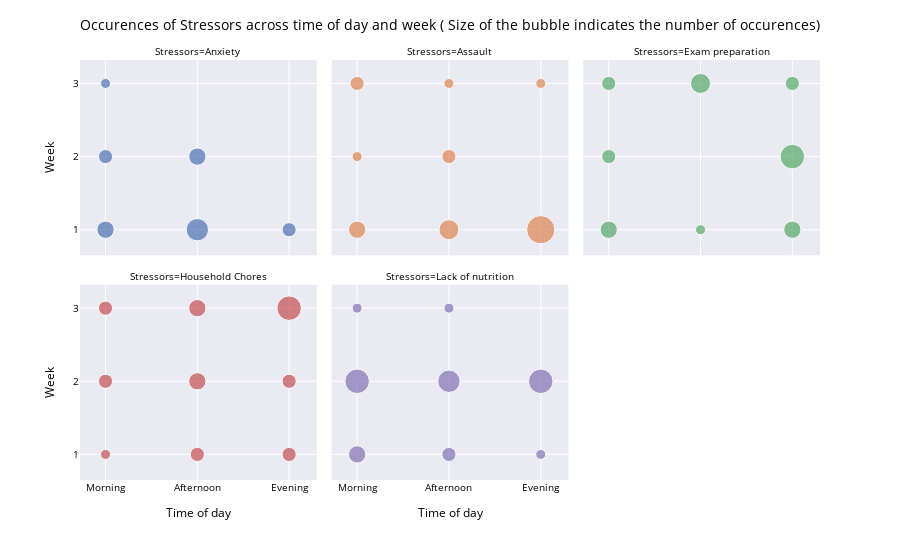

Notebook code for this chart:
### Code cell
import plotly
import pandas as pd
df=pd.read_csv("Stressors_weekdays_timeofday.csv")
cats = [ 'Mon', 'Tue', 'Wed', 'Thu', 'Fri', 'Sat', 'Sun']
df=df.groupby(['Week','Time of day','Stressors'], as_index=False)['Frequency'].sum()
# df['Day'] = pd.Categorical(df['Day'], categories=cats, ordered=True)
# df = df.sort_values('Day')
fig12 = px.scatter(df, x="Time of day", y="Week",  color="Stressors", facet_col="Stressors",template="seaborn",               
               size="Frequency",facet_col_wrap=3,
              
               category_orders={"Location": ["Home", "Work","On the road","Others"],
                               "Time of day": ["Morning", "Afternoon","Evening"],                              
                               "Day":  [ 'Mon', 'Tue', 'Wed', 'Thu', 'Fri', 'Sat', 'Sun']})
fig12.update_layout(
    autosize=True,showlegend=False, 
    font=dict(
        
        size=10,
        color="Black"
    ),
    title="Occurences of Stressors across time of day and week ( Size of the bubble indicates the number of occurences)")
fig12.update_yaxes(type='category')
fig12.show()

### Figure 1 — Plotly figure (JSON) as saved in the notebook; plotly's stock layout.template omitted (floating-point values rounded to 4 significant figures)
{"data": [{"hovertemplate": "Stressors=Anxiety<br>Time of day=%{x}<br>Week=%{y}<br>Frequency=%{marker.size}<extra></extra>", "legendgroup": "Anxiety", "marker": {"color": "rgb(76,114,176)", "size": [5, 2, 3, 3, 2, 1], "sizemode": "area", "sizeref": 0.02, "symbol": "circle"}, "mode": "markers", "name": "Anxiety", "orientation": "v", "showlegend": true, "type": "scatter", "x": ["Afternoon", "Evening", "Morning", "Afternoon", "Morning", "Morning"], "xaxis": "x4", "y": [1, 1, 1, 2, 2, 3], "yaxis": "y4"}, {"hovertemplate": "Stressors=Assault<br>Time of day=%{x}<br>Week=%{y}<br>Frequency=%{marker.size}<extra></extra>", "legendgroup": "Assault", "marker": {"color": "rgb(221,132,82)", "size": [4, 8, 3, 2, 1, 1, 1, 2], "sizemode": "area", "sizeref": 0.02, "symbol": "circle"}, "mode": "markers", "name": "Assault", "orientation": "v", "showlegend": true, "type": "scatter", "x": ["Afternoon", "Evening", "Morning", "Afternoon", "Morning", "Afternoon", "Evening", "Morning"], "xaxis": "x5", "y": [1, 1, 1, 2, 2, 3, 3, 3], "yaxis": "y5"}, {"hovertemplate": "Stressors=Exam preparation<br>Time of day=%{x}<br>Week=%{y}<br>Frequency=%{marker.size}<extra></extra>", "legendgroup": "Exam preparation", "marker": {"color": "rgb(85,168,104)", "size": [1, 3, 3, 6, 2, 4, 2, 2], "sizemode": "area", "sizeref": 0.02, "symbol": "circle"}, "mode": "markers", "name": "Exam preparation", "orientation": "v", "showlegend": true, "type": "scatter", "x": ["Afternoon", "Evening", "Morning", "Evening", "Morning", "Afternoon", "Evening", "Morning"], "xaxis": "x6", "y": [1, 1, 1, 2, 2, 3, 3, 3], "yaxis": "y6"}, {"hovertemplate": "Stressors=Household Chores<br>Time of day=%{x}<br>Week=%{y}<br>Frequency=%{marker.size}<extra></extra>", "legendgroup": "Household Chores", "marker": {"color": "rgb(196,78,82)", "size": [2, 2, 1, 3, 2, 2, 3, 6, 2], "sizemode": "area", "sizeref": 0.02, "symbol": "circle"}, "mode": "markers", "name": "Household Chores", "orientation": "v", "showlegend": true, "type": "scatter", "x": ["Afternoon", "Evening", "Morning", "Afternoon", "Evening", "Morning", "Afternoon", "Evening", "Morning"], "xaxis": "x", "y": [1, 1, 1, 2, 2, 2, 3, 3, 3], "yaxis": "y"}, {"hovertemplate": "Stressors=Lack of nutrition<br>Time of day=%{x}<br>Week=%{y}<br>Frequency=%{marker.size}<extra></extra>", "legendgroup": "Lack of nutrition", "marker": {"color": "rgb(129,114,179)", "size": [2, 1, 3, 5, 6, 6, 1, 1], "sizemode": "area", "sizeref": 0.02, "symbol": "circle"}, "mode": "markers", "name": "Lack of nutrition", "orientation": "v", "showlegend": true, "type": "scatter", "x": ["Afternoon", "Evening", "Morning", "Afternoon", "Evening", "Morning", "Afternoon", "Morning"], "xaxis": "x2", "y": [1, 1, 1, 2, 2, 2, 3, 3], "yaxis": "y2"}], "layout": {"annotations": [{"font": {}, "showarrow": false, "text": "Stressors=Household Chores", "x": 0.16, "xanchor": "center", "xref": "paper", "y": 0.465, "yanchor": "bottom", "yref": "paper"}, {"font": {}, "showarrow": false, "text": "Stressors=Lack of nutrition", "x": 0.5, "xanchor": "center", "xref": "paper", "y": 0.465, "yanchor": "bottom", "yref": "paper"}, {"font": {}, "showarrow": false, "text": "Stressors=Anxiety", "x": 0.16, "xanchor": "center", "xref": "paper", "y": 1.0, "yanchor": "bottom", "yref": "paper"}, {"font": {}, "showarrow": false, "text": "Stressors=Assault", "x": 0.5, "xanchor": "center", "xref": "paper", "y": 1.0, "yanchor": "bottom", "yref": "paper"}, {"font": {}, "showarrow": false, "text": "Stressors=Exam preparation", "x": 0.84, "xanchor": "center", "xref": "paper", "y": 1.0, "yanchor": "bottom", "yref": "paper"}], "autosize": true, "font": {"color": "Black", "size": 10}, "legend": {"itemsizing": "constant", "title": {"text": "Stressors"}, "tracegroupgap": 0}, "margin": {"t": 60}, "showlegend": false, "title": {"text": "Occurences of Stressors across time of day and week ( Size of the bubble indicates the number of occurences)"}, "xaxis": {"anchor": "y", "categoryarray": ["Morning", "Afternoon", "Evening"], "categoryorder": "array", "domain": [0, 0.32], "title": {"text": "Time of day"}}, "xaxis2": {"anchor": "y2", "categoryarray": ["Morning", "Afternoon", "Evening"], "categoryorder": "array", "domain": [0.34, 0.66], "matches": "x", "title": {"text": "Time of day"}}, "xaxis3": {"anchor": "y3", "categoryarray": ["Morning", "Afternoon", "Evening"], "categoryorder": "array", "domain": [0.68, 1.0], "matches": "x", "title": {"text": "Time of day"}}, "xaxis4": {"anchor": "y4", "domain": [0, 0.32], "matches": "x", "showticklabels": false}, "xaxis5": {"anchor": "y5", "domain": [0.34, 0.66], "matches": "x", "showticklabels": false}, "xaxis6": {"anchor": "y6", "domain": [0.68, 1.0], "matches": "x", "showticklabels": false}, "yaxis": {"anchor": "x", "domain": [0, 0.465], "title": {"text": "Week"}, "type": "category"}, "yaxis2": {"anchor": "x2", "domain": [0, 0.465], "matches": "y", "showticklabels": false, "type": "category"}, "yaxis3": {"anchor": "x3", "domain": [0, 0.465], "matches": "y", "showticklabels": false, "type": "category"}, "yaxis4": {"anchor": "x4", "domain": [0.535, 1.0], "matches": "y", "title": {"text": "Week"}, "type": "category"}, "yaxis5": {"anchor": "x5", "domain": [0.535, 1.0], "matches": "y", "showticklabels": false, "type": "category"}, "yaxis6": {"anchor": "x6", "domain": [0.535, 1.0], "matches": "y", "showticklabels": false, "type": "category"}}}
